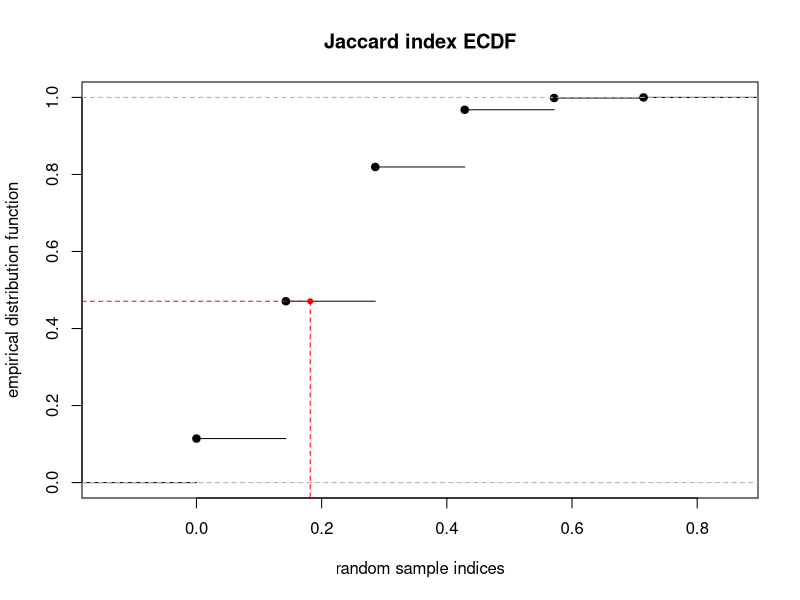

Recreate this plot in R.
#' Helper function to calculate the Jaccard index from two sets
#' 
#' @param set1 vector with elements for set 1
#' @param set2 vector with elements for set2
#' 
#' @return the Jaccard index for the two sets
jaccard <- function(set1, set2) {
  length(intersect(set1, set2)) / length(union(set1, set2))
} 


#' Helper function to calculate a p-value based on a statistic and a sampling
#' based null distribution
#' 
#' @param x the statistic to be tested: only one value
#' @param y vector with the sampling based null distribution
#' @param alternative a character string specifying the alternative hypothesis
#' @param plot boolean indicating whether the empirical distriubtion function
#'               used to calculate the p-value should be plotted
#' @param ... additional argument to plot for the cdf 
#' 
#' @return the p-value from the test
resample_test <- function(x, y, 
                          alternative = c("two.sides", "less", "greater"), 
                          plot = F,
                          ...) {
  
  alternative = match.arg(alternative)
  x <- x[1]
  
  cdf <- ecdf(y)
  
  if (plot) {
    plot(cdf, ...)
    lims <- par("usr")
    points(x, cdf(x), pch = 20, col = 'red')
    segments(lims[1], cdf(x), x, cdf(x), col = 'red', lty = 2)
    segments(x, cdf(x), x, lims[3], col = 'red', lty = 2)
  }
  
  ## calculate p-value
  p <- switch(alternative,
              two.sided = 2 * min(cdf(x), 1 - cdf(x)),
              less = cdf(x),
              greater = 1 - cdf(x))
  
  p
}

#' Function to calculate the bootstrap estimate of the Jaccard Index of two sets
#' 
#' @param set1 vector with all elements of first set
#' @param set2 vectpr with all elements of second set
#' @param num_bs number of bootstrap samples, default to 500
#' @param seed seed for random number generator, default to 123
#' 
#' @return a list with 3 entries
#'         1) jc_mean: the mean Jaccard index from the bootstrap samples
#'         2) jc_se: the bootstrap standard error for the Jaccard Index
#'         3) jc_samples: a vector with Jaccard Indices calculated from all bootstrap samples
jaccard_bs <- function(set1, set2, num_bs = 500, seed = 123) {
  
  set.seed(seed)
  
  union_set <- union(set1, set2)
  intersect_set <- intersect(set1, set2)
  
  samples <- lapply(1:num_bs, function(i) table(sample(union_set, length(union_set), replace = T)))
  samples <- sapply(samples, "[", union_set)
  rownames(samples) <- union_set
  samples[is.na(samples)] <- 0 
 
  jaccard <- colSums(samples[intersect_set, ]) / colSums(samples)
  
  res <- list(
    jc_mean = mean(jaccard),
    jc_se = sd(jaccard) / sqrt(length(jaccard)),
    jc_samples = jaccard
  )
  
  res
  
}


#' Function to calculate the bootstrap estimate of the Jaccard Index of two sets
#' 
#' @param set1 vector with all elements of first set
#' @param set2 vector with all elements of second set
#' @param n number of items to choose from set2
#' @param nsamples number of sampling runs, default to 500
#' @param seed seed for random number generator, default to 123
#' 
#' @return a list with 3 entries
#'         1) jc_mean: the mean Jaccard index from all re-sampling runs
#'         2) jc_sd: the accard index sd from all re-sampling runs
#'         3) jc_se: the resampling standard error for the Jaccard Index
#'         4) jc_med: the median Jaccard index from all re-sampling runs
#'         5) jc_mad: the index MAD from all re-sampling runs
#'         6) jc_samples: a vector with Jaccard Indices calculated from all bootstrap samples
jaccard_resample <- function(set1, set2, n, nsampling = 500, seed = 123) {
  
  set.seed(seed)
  
  if (n >= length(set2)) {
    stop("Number of items to sample n has to be smaller than number of items in set 2!")
  } 
 
  union_set <- union(set1, set2)
  intersect_set <- intersect(set1, set2)
  set1_ex <- setdiff(set1, set2)
  
  samples <- lapply(1:nsampling, function(i) c(set1_ex, sample(set2, n, replace = F)))
  samples <- sapply(samples, function(xx) union_set %in% xx)
  rownames(samples) <- union_set

  jaccard <- colSums(samples[intersect_set, ]) / colSums(samples)
  
  res <- list(
    jc_mean = mean(jaccard),
    jc_sd = sd(jaccard),
    jc_se = sd(jaccard) / sqrt(length(jaccard)),
    jc_med = median(jaccard),
    jc_mad = mad(jaccard),
    jc_samples = jaccard
  )
  
  res
  
}


# Test with simulated data

## define sets and and calculate Jaccard index
set1 <- LETTERS[1:6]
set2_orig <- LETTERS[5:11]
jc_orig <- jaccard(set1, set2_orig)

## calculate resampled Jaccard index based on random samples from all letters
jc_resampl<- jaccard_resample(set1, set2 = LETTERS, 
                              n = length(set2_orig), 
                              nsampling = 10000, 
                              seed = 353)

## test the Jaccard index aggainst the sampled distribution of random Jaccard
## indices. Test if the original index is higher than random sampling
p <- resample_test(x = jc_orig, y = jc_resampl$jc_samples, 
                   alternative = "greater",
                   plot = T, 
                   main = "Jaccard index ECDF", 
                   xlab = "random sample indices", 
                   ylab = "empirical distribution function")
message("p-value from re-sampling based test: ", signif (p, 3))
